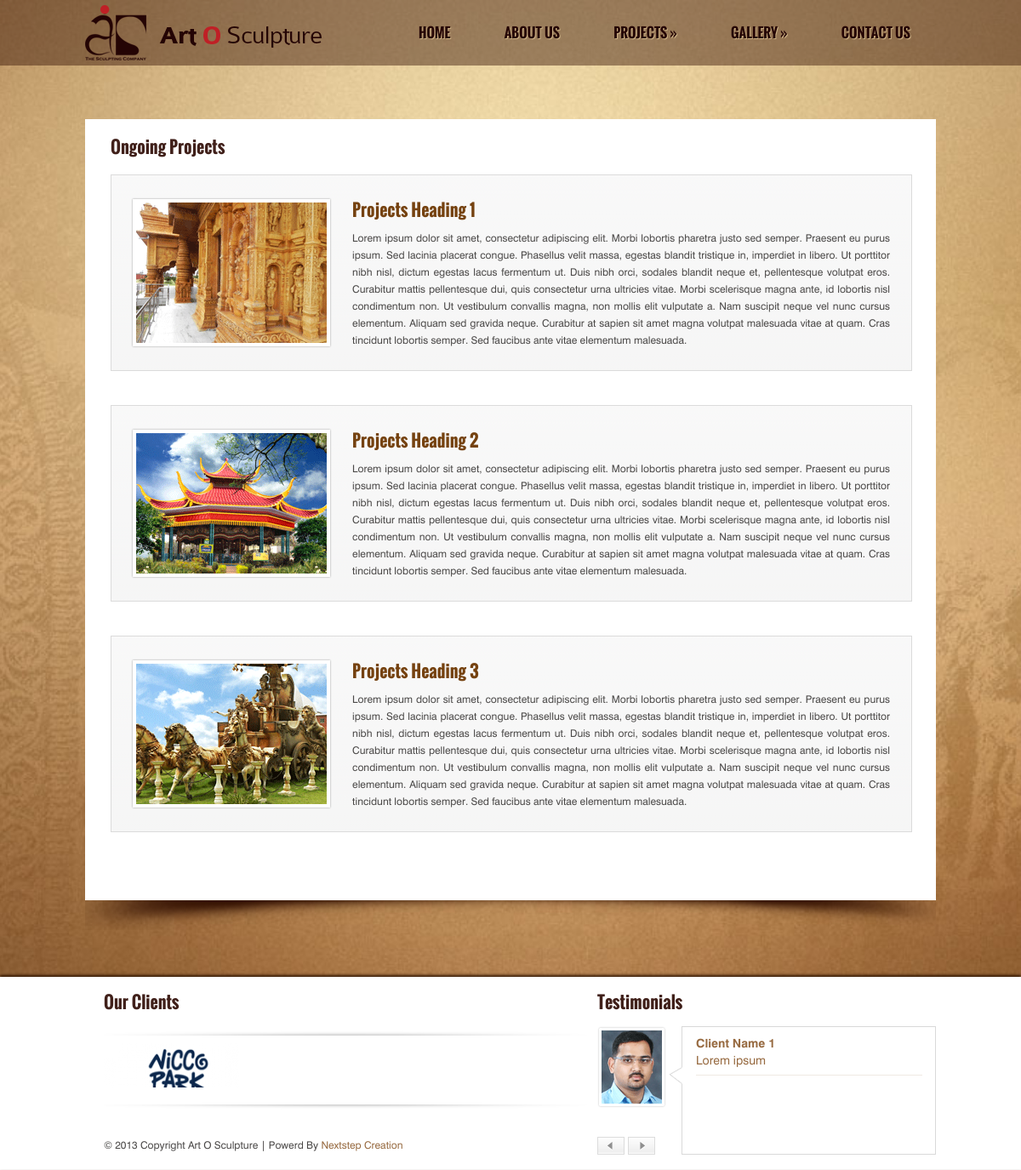
The page /code/ongoing_projects.php?type=O on the database its author committed.
### tables this page shows
CREATE TABLE `projects` (
  `project_id` int(10) NOT NULL AUTO_INCREMENT,
  `project_name` varchar(255) NOT NULL,
  `project_desc` text NOT NULL,
  `project_thumb` varchar(255) NOT NULL,
  `project_big` varchar(255) NOT NULL,
  `project_status` enum('O','C') NOT NULL DEFAULT 'O',
  PRIMARY KEY (`project_id`)
);

CREATE TABLE `client_logo` (
  `logo_id` int(10) NOT NULL AUTO_INCREMENT,
  `client_name` varchar(255) NOT NULL,
  `link_page` text NOT NULL,
  `logo_thumb` varchar(255) NOT NULL,
  `logo_big` varchar(255) NOT NULL,
  `status` enum('Y','N') NOT NULL DEFAULT 'Y',
  PRIMARY KEY (`logo_id`)
);

CREATE TABLE `testimonials` (
  `testimonial_id` int(10) NOT NULL AUTO_INCREMENT,
  `client_name` varchar(255) NOT NULL,
  `client_designation` text NOT NULL,
  `testimonial_desc` text NOT NULL,
  `client_thumb` varchar(255) NOT NULL,
  `client_big` varchar(255) NOT NULL,
  `status` enum('Y','N') NOT NULL DEFAULT 'Y',
  PRIMARY KEY (`testimonial_id`)
);

### code/ongoing_projects.php (the view, shortened to what this page needs)
<?php include("header.php");
if($_REQUEST['type'] == "O")
{
	$project_type = "Ongoing Projects";
}
else
{
	$project_type = "Completed Projects";
}
?>
    <div class="innerpage_body">
        <div class="wrapper">
            <div class="body_main">
                <table width="100%" border="0" cellspacing="0" cellpadding="0">
                  <tr>
                    <td height="65" align="left" class="heading"><?php echo $project_type;?></td>
                  </tr>
                  <tr>
                    <td align="left" valign="top" class="body_text">
                     <?php
					 $sql_pro = mysql_query("select * from `projects` where 1 and `project_status` = '$_REQUEST[type]' order by `project_id`");
					 while($show_pro = mysql_fetch_array($sql_pro))
					 {
					 ?>
                       <div class="projects">
                        <table width="890" border="0" cellspacing="0" cellpadding="0">
                          <tr>
                            <td width="29%" >
                            <div class="project_image"><img src="<?php echo "admin/".$show_pro['project_thumb'];?>" alt="<?php echo $show_pro['project_name'];?>" /></div>
                            </td>
                            <td width="71%" align="left" valign="top" class="body_text">
                                <h2 class="projects_heading"><?php echo $show_pro['project_name'];?></h2>
                                <?php echo stripslashes($show_pro['project_desc']);?>
                            </td>
                          </tr>
                        </table>
                       </div>
                     <?php
					 }
					 ?>
                    </td>
                  </tr>
                </table>
            </div>
            <div class="body_bottom"></div>
      </div>
    </div>
<?php include("footer.php");?>

### code/footer.php (shortened to what this page needs)
	<div class="footer_wrapper">
    	<div class="wrapper">
   	    <table width="100%" height="226" border="0" cellspacing="0" cellpadding="0">
              <tr>
                <td align="left" valign="top" style="padding-left:22px;" width="580">
                	<table width="100%" border="0" cellspacing="0" cellpadding="0">
                      <tr>
                        <td height="58" align="left" valign="middle" class="heading">Our Clients</td>
                      </tr>
                      <tr>
                        <td height="96" align="left" valign="top">
                        	<div class="client_slider">
                            	<div class="first">
                                    <div id="ticker-1">
                                    <?php
                                    $sql_logo = mysql_query("select * from `client_logo` where `status` = 'Y' order by `logo_id`");
                                    while($show_logo = mysql_fetch_array($sql_logo))
                                    {
                                    ?>
                                        <a href="<?php echo $show_logo['link_page'];?>" target="blank"><img src="<?php echo "admin/".$show_logo['logo_thumb'];?>" alt="<?php echo $show_logo['client_name'];?>" /></a>
                                    <?php
                                    }
                                    ?>
                                    </div>
                            	</div>
                            </div>
                        </td>
                      </tr>
                      <tr>
                        <td height="40" align="left" valign="middle" class="copyright" style="padding-top:15px;">
                        &copy; 2013 Copyright Art O Sculpture  |  Powerd By <a href="#" target="_blank">Nextstep Creation</a></td>
                      </tr>
                    </table>
                </td>
                <td align="left" valign="top" width="398">
                	<table width="100%" border="0" cellspacing="0" cellpadding="0">
                       <tr>
                        <td height="58" align="left" valign="middle" class="heading">Testimonials</td>
                      </tr>
                      <tr>
                        <td align="left" valign="top" height="154">
                        	<ul id="mycarousel" class="jcarousel-skin-tango">
                            	<?php
								$sql_testi = mysql_query("select * from `testimonials` where `status` = 'Y' order by `testimonial_id`");
								while($show_testi = mysql_fetch_array($sql_testi))
								{
								?>
                                    <li>
                                        <table width="100%" border="0" cellspacing="0" cellpadding="0">
                                          <tr>
                                            <td width="84" height="154" align="left" valign="top"  class="client_image"><img src="<?php echo "admin/".$show_testi['client_thumb'];?>" alt="<?php echo stripslashes($show_testi['client_name']);?>" /><br /></td>
                                            <td width="314" align="left" valign="top" style="background:url(images/testimonial_bg.png) no-repeat left top;">
                                                <div class="testimoanial">
                                                    <h2><?php echo stripslashes($show_testi['client_name']);?></h2>
                                                    <h3><?php echo stripslashes($show_testi['client_designation']);?></h3>
                                                </div>
                                            </td>
                                          </tr>
                                        </table>
                                    </li>
                                <?php
								}
								?>
                             </ul>
                        </td>
                      </tr>
                    </table>
                </td>
              </tr>
            </table>
      </div>
    </div>
</body>
</html>

### code/css/style.css (style rules this page uses)
* { margin:0; padding:0; outline:none; }
img { border:none; }
body { font-family: 'swis721_btroman'; font-size:12px; color:#4a4847; background:#ffffff; }
a { color:#FFFFFF; text-decoration:none; }
a { color:#074a67; text-decoration:none; }
.wrapper { width:1000px; margin:0 auto; }
.footer_wrapper { width:100%; height:226px; position:relative; -moz-box-shadow:-0px -2px 3px #331703; -moz-box-shadow:-0px -2px 3px #331703; -moz-box-shadow:-0px -2px 3px #331703; -moz-box-shadow:-0px -2px 3px #331703; box-shadow:-0px -2px 3px #331703; }
.heading { font-family: 'oswaldbold'; font-size:20px; color:#40201a; }
.client_slider { width:570px; height:104px; background:url(../images/client_bg.png) no-repeat left top; }
#ticker-1 img { margin-top:20px; }
.copyright { color:#4a4847; }
.copyright a { color:#976a40; }
.testimoanial { width:282px; padding:12px 16px; }
.testimoanial h2 { font-family: 'swis721_btbold';; font-weight:normal; color:#976a40; font-size:14px; padding-left:16px; }
.testimoanial h3 { font-family: 'swis721_btroman'; font-weight:normal; color:#976a40; font-size:14px; margin-left:16px; padding-top:3px; padding-bottom:8px; border-bottom:solid 1px #f0e9e3; }
.body_main { width:940px; margin:0px auto; padding:0px 30px 40px; min-height:500px; background:#FFFFFF; margin-top:60px; }
.innerpage_body { width:100%; background:url(../images/main_bg.jpg) no-repeat center top fixed; -moz-background-size:cover; -webkit-background-size:cover; -ms-background-size:cover; -o-background-size:cover; background-size:cover; margin:0 auto; padding-bottom:40px; padding-top:80px; }
.body_bottom { width:1000px; height:50px; background:url(../images/shadow2.png) no-repeat center top; }
.body_text p { text-align:justify; line-height:20px; color:#4a4847; }
.projects { width:890px; padding:25px 25px; background:url(../images/project_bg.png) repeat-x bottom; border:solid 1px #DBDBDB; margin-bottom:40px; }
.projects_heading { font-family: 'oswaldbold'; font-size:20px; color:#754210; font-weight:normal; margin-bottom:8px; }
.project_image { background:#000d1c; float:left; width:auto; height:auto; }
.project_image img { border:solid 4px #FFFFFF; -moz-box-shadow:0px 0px 2px #969696; -webkit-box-shadow:0px 0px 2px #969696; -ms-box-shadow:0px 0px 2px #969696; -o-box-shadow:0px 0px 2px #969696; box-shadow:0px 0px 2px #969696; -moz-transition:all ease-in-out 0.5s; -webkit-transition:all ease-in-out 0.5s; -ms-transition:all ease-in-out 0.5s; -o-transition:all ease-in-out 0.5s; transition:all ease-in-out 0.5s; }

### code/css/skin.css (style rules this page uses)
.jcarousel-skin-tango .jcarousel-item-horizontal { width: 398px; height:154px; background:url(../images/sldier_devider.jpg) no-repeat right top; text-align:center; }
.jcarousel-skin-tango .jcarousel-item-horizontal img { margin-right:0px; }
.client_image img { border:solid 3px #FFFFFF; -moz-border-radius:2px; -webkit-border-radius:2px; -ms-border-radius:2px; -o-border-radius:2px; border-radius:2px; -moz-box-shadow:0px 0px 2px #ABABAB; -webkit-box-shadow:0px 0px 2px #ABABAB; -ms-box-shadow:0px 0px 2px #ABABAB; -o-box-shadow:0px 0px 2px #ABABAB; box-shadow:0px 0px 2px #ABABAB; margin-left:2px; margin-top:2px; }

### rows shown on the page
projects: project_thumb (picture), project_name "Projects Heading 1", project_desc "Lorem ipsum dolor sit amet, consectetur adipiscing elit. Morbi lobortis pharetra justo sed semper. Praesent eu purus ipsum. Sed lacinia placerat congue. Phasellus velit massa, egestas blandit tristique in, imperdiet in libero. Ut porttitor nibh nisl, dictum egestas lacus fermentum ut. Duis nibh orci, sodales blandit neque et, pellentesque volutpat eros. Curabitur mattis pellentesque dui, quis consectetur urna ultricies vitae. Morbi scelerisque magna ante, id lobortis nisl condimentum non. Ut vestibulum convallis magna, non mollis elit vulputate a. Nam suscipit neque vel nunc cursus elementum. Aliquam sed gravida neque. Curabitur at sapien sit amet magna volutpat malesuada vitae at quam.…"
projects: project_thumb (picture), project_name "Projects Heading 2", project_desc "Lorem ipsum dolor sit amet, consectetur adipiscing elit. Morbi lobortis pharetra justo sed semper. Praesent eu purus ipsum. Sed lacinia placerat congue. Phasellus velit massa, egestas blandit tristique in, imperdiet in libero. Ut porttitor nibh nisl, dictum egestas lacus fermentum ut. Duis nibh orci, sodales blandit neque et, pellentesque volutpat eros. Curabitur mattis pellentesque dui, quis consectetur urna ultricies vitae. Morbi scelerisque magna ante, id lobortis nisl condimentum non. Ut vestibulum convallis magna, non mollis elit vulputate a. Nam suscipit neque vel nunc cursus elementum. Aliquam sed gravida neque. Curabitur at sapien sit amet magna volutpat malesuada vitae at quam.…"
projects: project_thumb (picture), project_name "Projects Heading 3", project_desc "Lorem ipsum dolor sit amet, consectetur adipiscing elit. Morbi lobortis pharetra justo sed semper. Praesent eu purus ipsum. Sed lacinia placerat congue. Phasellus velit massa, egestas blandit tristique in, imperdiet in libero. Ut porttitor nibh nisl, dictum egestas lacus fermentum ut. Duis nibh orci, sodales blandit neque et, pellentesque volutpat eros. Curabitur mattis pellentesque dui, quis consectetur urna ultricies vitae. Morbi scelerisque magna ante, id lobortis nisl condimentum non. Ut vestibulum convallis magna, non mollis elit vulputate a. Nam suscipit neque vel nunc cursus elementum. Aliquam sed gravida neque. Curabitur at sapien sit amet magna volutpat malesuada vitae at quam.…"
client_logo: logo_thumb (picture)
client_logo: logo_thumb (picture)
testimonials: client_thumb (picture), client_name "Client Name 1", client_designation "Lorem ipsum"

### other values the page prints
$project_type "Ongoing Projects"
